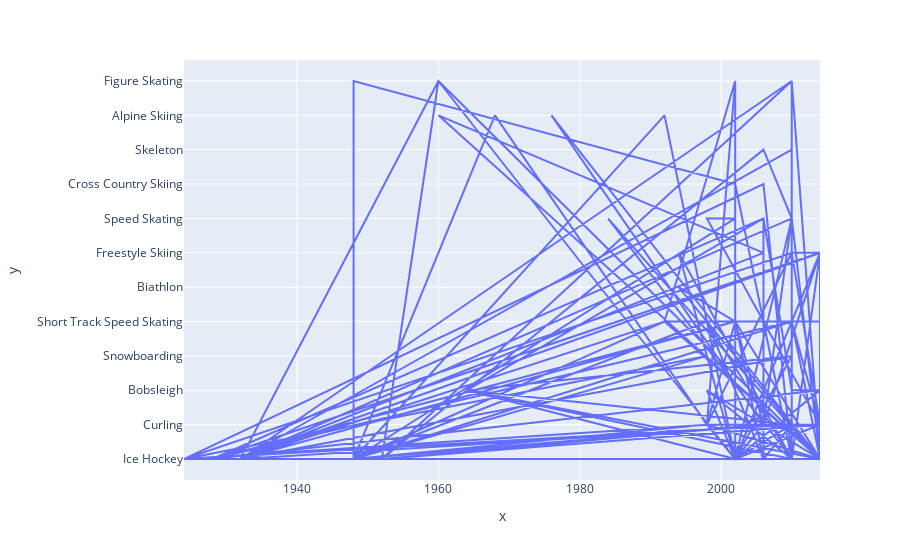

The code cell stored with this chart in its notebook:
### Code cell
fig = px.line(x = df_winter_gold["Year"], y=df_winter_gold["Sport"])
fig.show()

### Figure 1 — Plotly figure (JSON) as saved in the notebook; plotly's stock layout.template omitted (floating-point values rounded to 4 significant figures; data arrays with more than 128 entries replaced by an {"elided": "..."} marker saying what was removed)
{"data": [{"hovertemplate": "x=%{x}<br>y=%{y}<extra></extra>", "legendgroup": "", "line": {"color": "#636efa", "dash": "solid"}, "marker": {"symbol": "circle"}, "mode": "lines", "name": "", "orientation": "h", "showlegend": false, "type": "scatter", "x": {"elided": "305 int values"}, "xaxis": "x", "y": {"elided": "305 str values"}, "yaxis": "y"}], "layout": {"legend": {"tracegroupgap": 0}, "margin": {"t": 60}, "xaxis": {"anchor": "y", "domain": [0, 1], "title": {"text": "x"}}, "yaxis": {"anchor": "x", "domain": [0, 1], "title": {"text": "y"}}}}
